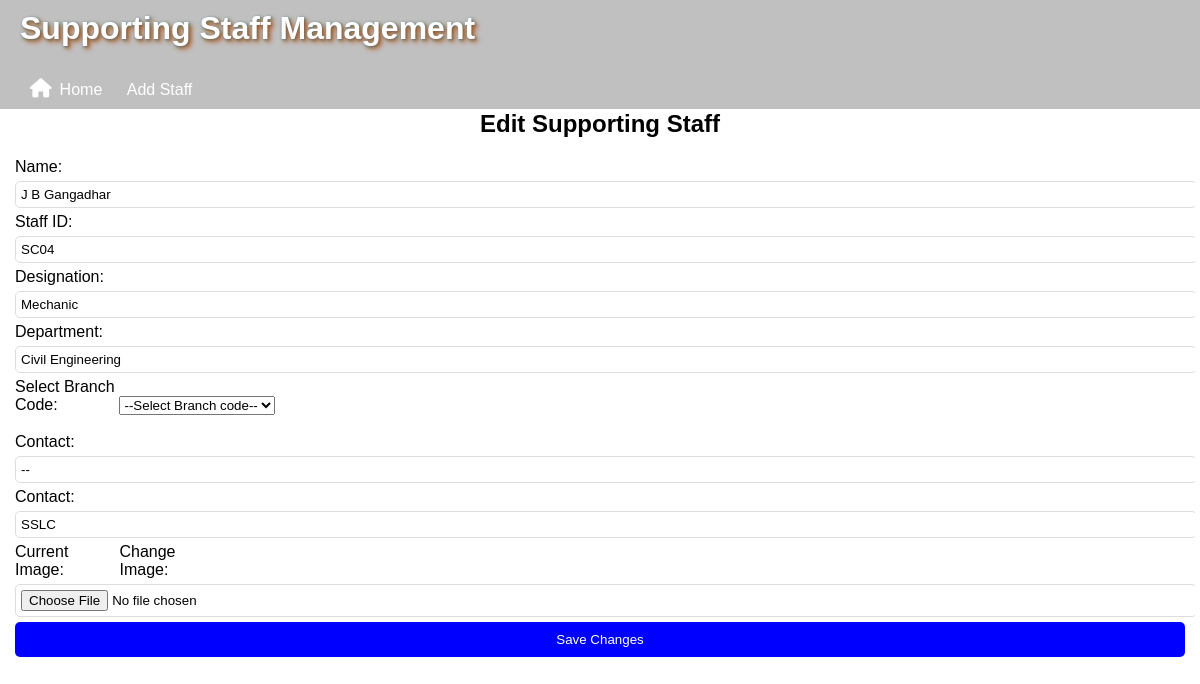
Before: /edit_staff/5?query= (signed in) with the older database file.
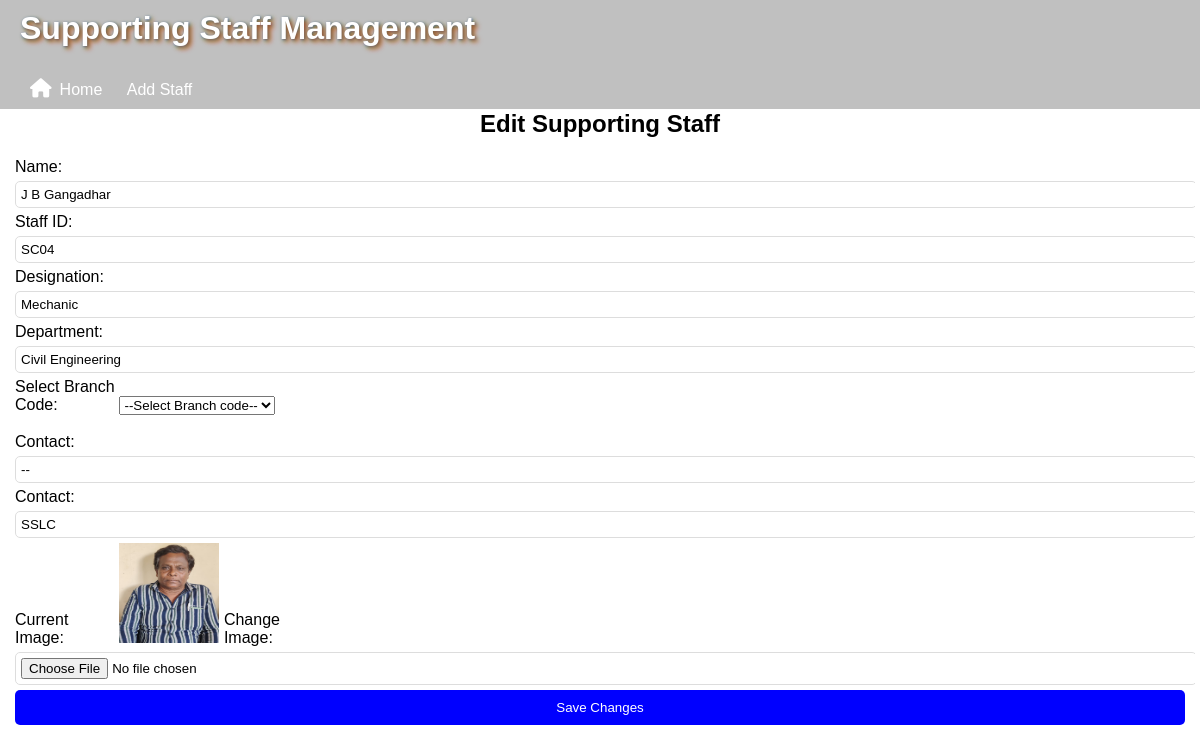
After: the same page with the newer database file.
### models.py (models this page shows)
class Staff(db.Model):
    __tablename__ = 'staff'
    id = db.Column(db.Integer, primary_key=True)
    staff_name = db.Column(db.String(100), nullable=False)
    staff_id = db.Column(db.String(20), unique=True, nullable=False)
    designation = db.Column(db.String(100), nullable=False)
    department = db.Column(db.String(100), nullable=False)
    contact = db.Column(db.String(15), nullable=False)  # Changed from Integer to String (for consistency)
    qualification = db.Column(db.String(50), nullable=False)
    branch_code = db.Column(db.String(10), db.ForeignKey('branches.branch_code'), nullable=True)  # Fixed FK reference
    image_url = db.Column(db.String(255), nullable=True)

### app.py (the view, shortened to what this page needs)
@app.route("/edit_staff/<int:id>", methods=["GET", "POST"])
@login_required
def edit_staff(id):
    staff = Staff.query.get_or_404(id)
    query = request.args.get('query', '')
    branches = Branch.query.all()
    return render_template("edit_staff.html", staff=staff, branches=branches, query=query)

### app.py (called while the page is built)
@login_manager.user_loader
def load_user(user_id):
    return User.query.get(int(user_id))

### templates/edit_staff.html (shortened to what this page needs)
{% extends "staff.html" %}
{% block content %}
<h2>Edit Supporting Staff</h2>
<form method="POST" action="{{ url_for('edit_staff', id=staff.id, query=request.args.get('query', '')) }}" enctype="multipart/form-data">
  <label for="staff_name">Name:</label>
  <input type="text" id="staff_name" name="staff_name" value="{{ staff.staff_name }}" required><br>
  <label>Staff ID:</label>
  <input type="text" name="staff_id" value="{{ staff.staff_id }}" required>
  <br>
  <label for="designation">Designation:</label>
  <input type="text" id="designation" name="designation" value="{{ staff.designation }}" required><br>
  <label for="department">Department:</label>
  <input type="text" id="department" name="department" value="{{ staff.department }}" required><br>
  <label for="branch_code">Select Branch Code:</label>
  <select id="branch_code" name="branch_code"  required>
    <option value="{{ staff.branch_code }}">--Select Branch code--</option>
  </select><br><br>
  <label for="contact">Contact:</label>
  <input type="text" id="contact" name="contact" value="{{ staff.contact }}" required><br>
  <label for="qualification">Contact:</label>
  <input type="text" id="qualification" name="qualification" value="{{ staff.qualification }}" required><br>
  <label>Current Image:</label>
  {% if staff.image_url %}
  <img src="{{ staff.image_url }}" alt="staff Image" width="100" height="100">
  {% endif %}
  <label for="image">Change Image:</label>
  <input type="file" id="image" name="image" accept="image/*"><br>
  <button type="submit">Save Changes</button>
</form>
{% endblock %}

Changed rows visible on the page:
changed Staff "J B Gangadhar": image_url: picture added
